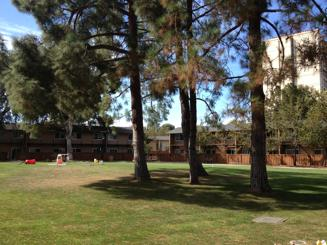
//> input picture DisplayTwoImageInOneWindow/yard1.jpg, 327 x 245 px, given in place of the camera
$ ./VideoMosaic   (built with g++ and OpenCV 4)
//> lines starting //> are read from the running program, lines starting //| are printed output that depends on the picture
#include "opencv2/core/core.hpp"
#include "opencv2/highgui/highgui.hpp"
#include "opencv2/imgproc/imgproc.hpp"
#include<iostream>

using namespace cv;
using namespace std;

Mat cylinder(Mat imgIn, int f);
Point2i getOffset(Mat img, Mat img1);
Mat linerFusion(Mat img, Mat img1, Point2i a);

int main()
{
	VideoCapture cap1(0);
	VideoCapture cap2(1);

	double rate = 60;
	int delay = 1000 / rate;
	bool stop(false);
	Mat frame1;
	Mat frame2;
	Mat frame;
	Point2i a;//存储偏移量
	int k = 0;

	namedWindow("cam1", CV_WINDOW_AUTOSIZE);
	namedWindow("cam2", CV_WINDOW_AUTOSIZE);
	namedWindow("stitch", CV_WINDOW_AUTOSIZE);

	if (cap1.isOpened()&&cap2.isOpened())
	{
		cout << "*** ***" << endl;
		cout << "摄像头已启动！"<<endl;
	}
	else
	{
		cout << "*** ***" << endl;
		cout << "警告：摄像头打开不成功或者未检测到有两个摄像头!" << endl;
		cout << "程序结束！" <<endl<< "*** ***" << endl;
		return -1;
	}

	// [4 lines of commented-out code are left out]
	cap1.set(CV_CAP_PROP_FOCUS,0);
	cap2.set(CV_CAP_PROP_FOCUS, 0);

	while (!stop)
	{
		if (cap1.read(frame1) && cap2.read(frame2))
//> frame1 is the input picture: 245 rows x 327 cols, CV_8UC3; mean B, G, R 70.8, 89.6, 91
		{
			imshow("cam1", frame1);
			imshow("cam2", frame2);

			//彩色帧转灰度
			cvtColor(frame1, frame1, CV_RGB2GRAY);
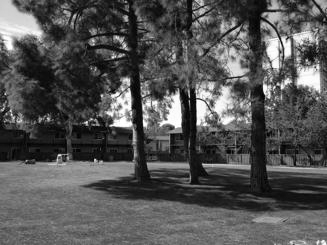
//> frame1: 245 rows x 327 cols, CV_8UC1; min 0, max 255, mean 84.2
			cvtColor(frame2, frame2, CV_RGB2GRAY);

			//柱面投影变换
			//frame1 = cylinder(frame1, 1005);
			//frame2 = cylinder(frame2, 1005);
			//匹配和拼接
			if (k < 3 || waitKey(delay) == 13)
			{
				cout << "正在匹配..."<<endl;
				a = getOffset(frame1, frame2);
			}
			frame = linerFusion(frame1, frame2, a);

			imshow("stitch", frame);
			k++;

		}
		else
		{
			cout << "----------------------" << endl;
			cout << "waitting..." << endl;
		}

		// [32 lines of commented-out code are left out]
		if (waitKey(1) == 27)
		{
			stop = true;
			cout << "程序结束！" << endl;
			cout << "*** ***" << endl;
		}
	}
	return 0;
}

Point2i getOffset(Mat img, Mat img1)
{
	Mat templ(img1, Rect(0, 0.4*img1.rows, 0.2*img1.cols, 0.2*img1.rows));
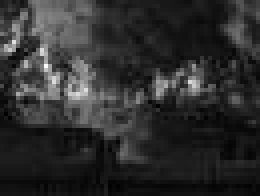
//> templ: 49 rows x 65 cols, CV_8UC1 (shown 4 times larger); min 1, max 251, mean 46
	Mat result(img.cols - templ.cols + 1, img.rows - templ.rows + 1, CV_8UC1);//result存放匹配位置信息
	matchTemplate(img, templ, result, CV_TM_CCORR_NORMED);
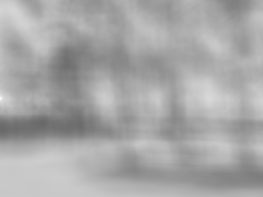
//> result: 197 rows x 263 cols, CV_32FC1; min 0.409, max 1, mean 0.657
	normalize(result, result, 0, 1, NORM_MINMAX, -1, Mat());
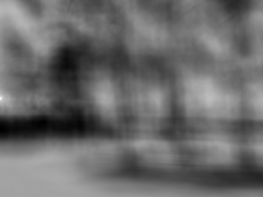
//> result: 197 rows x 263 cols, CV_32FC1; min 0, max 1, mean 0.419
	double minVal; double maxVal; Point minLoc; Point maxLoc; Point matchLoc;
	minMaxLoc(result, &minVal, &maxVal, &minLoc, &maxLoc, Mat());
//> minVal = 0; maxVal = 1; minLoc = Point(0, 129); maxLoc = Point(0, 98)
	matchLoc = maxLoc;//获得最佳匹配位置
//> matchLoc = Point(0, 98)
	int dx = matchLoc.x;
//> dx = 0
	int dy = matchLoc.y - 0.4*img1.rows;//右图像相对左图像的位移
//> dy = 0
	Point2i a(dx, dy);
//> a = Point(0, 0)
	return a;
}

Mat linerFusion(Mat img, Mat img1, Point2i a)
{
//> called with a = Point(0, 0)
	int d = img.cols - a.x;//过渡区宽度
//> d = 327
	int ms = img.rows - abs(a.y);//拼接图行数
//> ms = 245
	int ns = img.cols + a.x;//拼接图列数
//> ns = 327
	Mat stitch = Mat::zeros(ms, ns, CV_8UC1);
//> stitch: 245 rows x 327 cols, CV_8UC1; every value is 0
	//拼接
	Mat_<uchar> ims(stitch);
	Mat_<uchar> im(img);
	Mat_<uchar> im1(img1);

	if (a.y >= 0)
	{
		Mat roi1(stitch, Rect(0, 0, a.x, ms));
		img(Range(a.y, img.rows), Range(0, a.x)).copyTo(roi1);
		Mat roi2(stitch, Rect(img.cols, 0, a.x, ms));
		img1(Range(0, ms), Range(d, img1.cols)).copyTo(roi2);
		for (int i = 0; i < ms; i++)
			for (int j = a.x; j < img.cols; j++)
				ims(i, j) = uchar((img.cols - j) / float(d)*im(i + a.y, j) + (j - a.x) / float(d)*im1(i, j - a.x));
//> the Esc key is pressed

	}
	else
	{
		Mat roi1(stitch, Rect(0, 0, a.x, ms));
		img(Range(0, ms), Range(0, a.x)).copyTo(roi1);
		Mat roi2(stitch, Rect(img.cols, 0, a.x, ms));
		img1(Range(-a.y, img.rows), Range(d, img1.cols)).copyTo(roi2);
		for (int i = 0; i < ms; i++)
			for (int j = a.x; j < img.cols; j++)
				ims(i, j) = uchar((img.cols - j) / float(d)*im(i, j) + (j - a.x) / float(d)*im1(i + abs(a.y), j - a.x));
	}


	return stitch;
}

//柱面投影校正
Mat cylinder(Mat imgIn, int f)
{
	int colNum, rowNum;
	colNum = 2 * f*atan(0.5*imgIn.cols / f);//柱面图像宽
	rowNum = 0.5*imgIn.rows*f / sqrt(pow(f, 2)) + 0.5*imgIn.rows;//柱面图像高

	Mat imgOut = Mat::zeros(rowNum, colNum, CV_8UC1);
	Mat_<uchar> im1(imgIn);
	Mat_<uchar> im2(imgOut);

	//正向插值
	int x1(0), y1(0);
	for (int i = 0; i < imgIn.rows; i++)
		for (int j = 0; j < imgIn.cols; j++)
		{
			x1 = f*atan((j - 0.5*imgIn.cols) / f) + f*atan(0.5*imgIn.cols / f);
			y1 = f*(i - 0.5*imgIn.rows) / sqrt(pow(j - 0.5*imgIn.cols, 2) + pow(f, 2)) + 0.5*imgIn.rows;
			if (x1 >= 0 && x1 < colNum&&y1 >= 0 && y1<rowNum)
			{
				im2(y1, x1) = im1(i, j);
			}
		}
	return imgOut;
}

$ run again, on DisplayTwoImageInOneWindow/yard2.jpg
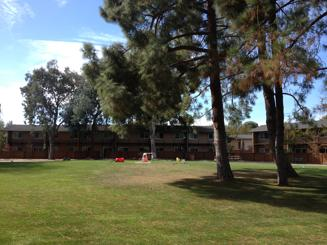
//> input picture DisplayTwoImageInOneWindow/yard2.jpg, 327 x 245 px, given in place of the camera
//> frame1 is the input picture: 245 rows x 327 cols, CV_8UC3; mean B, G, R 82.4, 97.8, 94.1
//> `cvtColor(frame1, frame1, CV_RGB2GRAY);`:
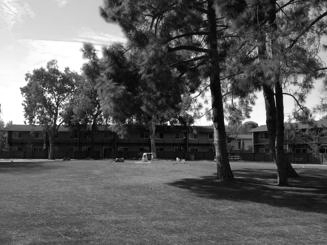
//> frame1: 245 rows x 327 cols, CV_8UC1; min 0, max 255, mean 92.7
//> in getOffset, `normalize(result, result, 0, 1, NORM_MINMAX, -1, Mat());`:
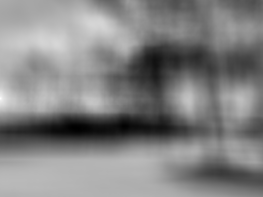
//> result: 197 rows x 263 cols, CV_32FC1; min 0, max 1, mean 0.514
//> minVal = 0; maxVal = 1; minLoc = Point(74, 127); maxLoc = Point(0, 98)
//> dx = 0
//> in getOffset, `Point2i a(dx, dy);`: a = Point(0, 0)
//> d = 327
//> ms = 245
//> ns = 327
//> stitch: 245 rows x 327 cols, CV_8UC1; every value is 0
